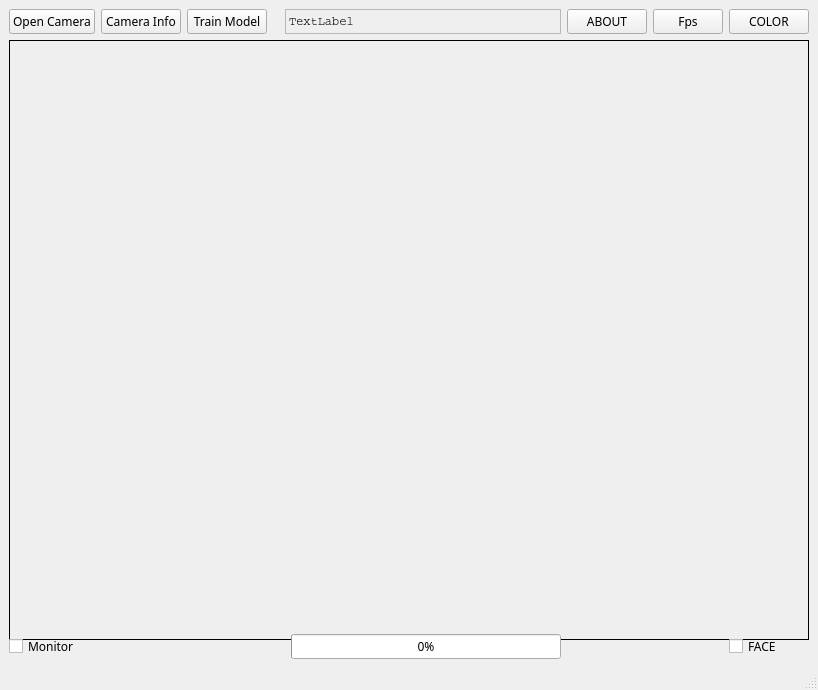
<?xml version="1.0" encoding="UTF-8"?>
<ui version="4.0">
 <class>MainWindow</class>
 <widget class="QMainWindow" name="MainWindow">
  <property name="windowModality">
   <enum>Qt::ApplicationModal</enum>
  </property>
  <property name="geometry">
   <rect>
    <x>0</x>
    <y>0</y>
    <width>818</width>
    <height>690</height>
   </rect>
  </property>
  <property name="minimumSize">
   <size>
    <width>780</width>
    <height>600</height>
   </size>
  </property>
  <property name="maximumSize">
   <size>
    <width>818</width>
    <height>690</height>
   </size>
  </property>
  <property name="font">
   <font>
    <family>Earth Orbiter</family>
   </font>
  </property>
  <property name="windowTitle">
   <string>MainWindow</string>
  </property>
  <widget class="QWidget" name="centralwidget">
   <layout class="QGridLayout" name="gridLayout">
    <item row="4" column="3">
     <widget class="QPushButton" name="trainModel">
      <property name="text">
       <string>Train Model</string>
      </property>
     </widget>
    </item>
    <item row="7" column="1" colspan="7">
     <widget class="QLabel" name="opencvFrame">
      <property name="minimumSize">
       <size>
        <width>800</width>
        <height>600</height>
       </size>
      </property>
      <property name="frameShape">
       <enum>QFrame::Box</enum>
      </property>
      <property name="text">
       <string/>
      </property>
     </widget>
    </item>
    <item row="8" column="7">
     <widget class="QProgressBar" name="progressBar">
      <property name="value">
       <number>0</number>
      </property>
      <property name="textVisible">
       <bool>true</bool>
      </property>
      <property name="orientation">
       <enum>Qt::Horizontal</enum>
      </property>
      <property name="invertedAppearance">
       <bool>false</bool>
      </property>
      <property name="format">
       <string extracomment="Loading">%p%</string>
      </property>
     </widget>
    </item>
    <item row="8" column="1">
     <widget class="QCheckBox" name="updateMonitorStatus">
      <property name="text">
       <string>Monitor</string>
      </property>
     </widget>
    </item>
    <item row="4" column="10">
     <widget class="QPushButton" name="peopleTracking">
      <property name="whatsThis">
       <string comment="Detect objects by thei HSV color" extracomment="Detect objects by thei HSV color">Detect objects by their HSV color</string>
      </property>
      <property name="accessibleName">
       <string/>
      </property>
      <property name="accessibleDescription">
       <string extracomment="Detect objects by thei HSV color"/>
      </property>
      <property name="text">
       <string>COLOR</string>
      </property>
     </widget>
    </item>
    <item row="4" column="2">
     <widget class="QPushButton" name="showCameraInfo">
      <property name="text">
       <string>Camera Info</string>
      </property>
     </widget>
    </item>
    <item row="4" column="9">
     <widget class="QPushButton" name="calculateFps">
      <property name="minimumSize">
       <size>
        <width>0</width>
        <height>0</height>
       </size>
      </property>
      <property name="maximumSize">
       <size>
        <width>70</width>
        <height>16777215</height>
       </size>
      </property>
      <property name="layoutDirection">
       <enum>Qt::RightToLeft</enum>
      </property>
      <property name="text">
       <string>Fps</string>
      </property>
     </widget>
    </item>
    <item row="8" column="10">
     <widget class="QCheckBox" name="faceDetect">
      <property name="text">
       <string>FACE</string>
      </property>
     </widget>
    </item>
    <item row="4" column="1">
     <widget class="QPushButton" name="openCamera">
      <property name="text">
       <string>Open Camera</string>
      </property>
     </widget>
    </item>
    <item row="4" column="8">
     <widget class="QPushButton" name="objectTracking">
      <property name="text">
       <string>ABOUT</string>
      </property>
     </widget>
    </item>
    <item row="4" column="6" colspan="2">
     <widget class="QLabel" name="label">
      <property name="font">
       <font>
        <family>Courier</family>
       </font>
      </property>
      <property name="frameShape">
       <enum>QFrame::StyledPanel</enum>
      </property>
      <property name="text">
       <string>TextLabel</string>
      </property>
     </widget>
    </item>
   </layout>
  </widget>
  <widget class="QStatusBar" name="mainStatusBar">
   <property name="palette">
    <palette>
     <active>
      <colorrole role="Button">
       <brush brushstyle="SolidPattern">
        <color alpha="255">
         <red>170</red>
         <green>170</green>
         <blue>127</blue>
        </color>
       </brush>
      </colorrole>
      <colorrole role="Light">
       <brush brushstyle="SolidPattern">
        <color alpha="255">
         <red>170</red>
         <green>170</green>
         <blue>127</blue>
        </color>
       </brush>
      </colorrole>
      <colorrole role="Midlight">
       <brush brushstyle="SolidPattern">
        <color alpha="255">
         <red>170</red>
         <green>170</green>
         <blue>127</blue>
        </color>
       </brush>
      </colorrole>
      <colorrole role="Base">
       <brush brushstyle="SolidPattern">
        <color alpha="255">
         <red>170</red>
         <green>170</green>
         <blue>127</blue>
        </color>
       </brush>
      </colorrole>
     </active>
     <inactive>
      <colorrole role="Button">
       <brush brushstyle="SolidPattern">
        <color alpha="255">
         <red>170</red>
         <green>170</green>
         <blue>127</blue>
        </color>
       </brush>
      </colorrole>
      <colorrole role="Light">
       <brush brushstyle="SolidPattern">
        <color alpha="255">
         <red>170</red>
         <green>170</green>
         <blue>127</blue>
        </color>
       </brush>
      </colorrole>
      <colorrole role="Midlight">
       <brush brushstyle="SolidPattern">
        <color alpha="255">
         <red>170</red>
         <green>170</green>
         <blue>127</blue>
        </color>
       </brush>
      </colorrole>
      <colorrole role="Base">
       <brush brushstyle="SolidPattern">
        <color alpha="255">
         <red>170</red>
         <green>170</green>
         <blue>127</blue>
        </color>
       </brush>
      </colorrole>
     </inactive>
     <disabled>
      <colorrole role="Button">
       <brush brushstyle="SolidPattern">
        <color alpha="255">
         <red>170</red>
         <green>170</green>
         <blue>127</blue>
        </color>
       </brush>
      </colorrole>
      <colorrole role="Light">
       <brush brushstyle="SolidPattern">
        <color alpha="255">
         <red>170</red>
         <green>170</green>
         <blue>127</blue>
        </color>
       </brush>
      </colorrole>
      <colorrole role="Midlight">
       <brush brushstyle="SolidPattern">
        <color alpha="255">
         <red>170</red>
         <green>170</green>
         <blue>127</blue>
        </color>
       </brush>
      </colorrole>
      <colorrole role="Base">
       <brush brushstyle="SolidPattern">
        <color alpha="255">
         <red>240</red>
         <green>240</green>
         <blue>240</blue>
        </color>
       </brush>
      </colorrole>
     </disabled>
    </palette>
   </property>
   <property name="layoutDirection">
    <enum>Qt::LeftToRight</enum>
   </property>
   <property name="autoFillBackground">
    <bool>false</bool>
   </property>
   <property name="styleSheet">
    <string notr="true"/>
   </property>
  </widget>
 </widget>
 <resources/>
 <connections/>
</ui>
